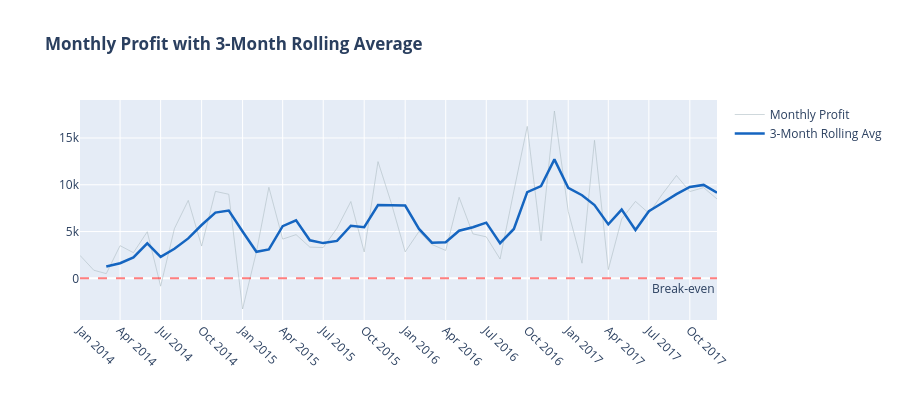

Source (notebook cell):
### Markdown cell above
**Rolling 3-Month Profit Trend**

### Code cell
monthly_ts = df.groupby('YearMonth').agg(
    Revenue=('Sales',  'sum'),
    Profit =('Profit', 'sum')
).reset_index()

monthly_ts['YearMonth_str'] = monthly_ts['YearMonth'].astype(str)
monthly_ts['Rolling Profit'] = monthly_ts['Profit'].rolling(3).mean()

fig_roll = go.Figure()

fig_roll.add_trace(go.Scatter(
    x=monthly_ts['YearMonth_str'], y=monthly_ts['Profit'],
    name='Monthly Profit', mode='lines',
    line=dict(color='#B0BEC5', width=1),
    opacity=0.6
))

fig_roll.add_trace(go.Scatter(
    x=monthly_ts['YearMonth_str'], y=monthly_ts['Rolling Profit'],
    name='3-Month Rolling Avg', mode='lines',
    line=dict(color='#1565C0', width=2.5)
))

fig_roll.add_hline(
    y=0, line_dash='dash',
    line_color='red', opacity=0.5,
    annotation_text='Break-even',
    annotation_position='bottom right'
)

fig_roll.update_layout(
    title     = '<b>Monthly Profit with 3-Month Rolling Average</b>',
    height    = 400,
    hovermode = 'x unified',
    xaxis     = dict(tickangle=45, nticks=20)
)

fig_roll.show()

### Figure 1 — Plotly figure (JSON) as saved in the notebook; plotly's stock layout.template omitted (floating-point values rounded to 4 significant figures)
{"data": [{"line": {"color": "#B0BEC5", "width": 1}, "mode": "lines", "name": "Monthly Profit", "opacity": 0.6, "type": "scatter", "x": ["2014-01", "2014-02", "2014-03", "2014-04", "2014-05", "2014-06", "2014-07", "2014-08", "2014-09", "2014-10", "2014-11", "2014-12", "2015-01", "2015-02", "2015-03", "2015-04", "2015-05", "2015-06", "2015-07", "2015-08", "2015-09", "2015-10", "2015-11", "2015-12", "2016-01", "2016-02", "2016-03", "2016-04", "2016-05", "2016-06", "2016-07", "2016-08", "2016-09", "2016-10", "2016-11", "2016-12", "2017-01", "2017-02", "2017-03", "2017-04", "2017-05", "2017-06", "2017-07", "2017-08", "2017-09", "2017-10", "2017-11", "2017-12"], "y": [2450.0, 862.3, 498.7, 3489.0, 2739.0, 4977.0, -841.5, 5318.0, 8328.0, 3448.0, 9292.0, 8984.0, -3281.0, 2814.0, 9732.0, 4187.0, 4668.0, 3336.0, 3289.0, 5356.0, 8209.0, 2817.0, 12470.0, 8017.0, 2825.0, 5005.0, 3612.0, 2978.0, 8662.0, 4750.0, 4433.0, 2062.0, 9329.0, 16240.0, 4011.0, 17890.0, 7140.0, 1614.0, 14750.0, 933.3, 6343.0, 8223.0, 6953.0, 9041.0, 10990.0, 9275.0, 9690.0, 8483.0]}, {"line": {"color": "#1565C0", "width": 2.5}, "mode": "lines", "name": "3-Month Rolling Avg", "type": "scatter", "x": ["2014-01", "2014-02", "2014-03", "2014-04", "2014-05", "2014-06", "2014-07", "2014-08", "2014-09", "2014-10", "2014-11", "2014-12", "2015-01", "2015-02", "2015-03", "2015-04", "2015-05", "2015-06", "2015-07", "2015-08", "2015-09", "2015-10", "2015-11", "2015-12", "2016-01", "2016-02", "2016-03", "2016-04", "2016-05", "2016-06", "2016-07", "2016-08", "2016-09", "2016-10", "2016-11", "2016-12", "2017-01", "2017-02", "2017-03", "2017-04", "2017-05", "2017-06", "2017-07", "2017-08", "2017-09", "2017-10", "2017-11", "2017-12"], "y": [NaN, NaN, 1270.0, 1617.0, 2242.0, 3735.0, 2291.0, 3151.0, 4268.0, 5698.0, 7023.0, 7241.0, 4998.0, 2839.0, 3088.0, 5578.0, 6196.0, 4064.0, 3764.0, 3993.0, 5618.0, 5461.0, 7834.0, 7770.0, 7772.0, 5282.0, 3814.0, 3865.0, 5084.0, 5463.0, 5948.0, 3748.0, 5275.0, 9211.0, 9861.0, 12710.0, 9679.0, 8880.0, 7835.0, 5766.0, 7343.0, 5166.0, 7173.0, 8072.0, 8995.0, 9769.0, 9986.0, 9150.0]}], "layout": {"annotations": [{"showarrow": false, "text": "Break-even", "x": 1, "xanchor": "right", "xref": "x domain", "y": 0, "yanchor": "top", "yref": "y"}], "height": 400, "hovermode": "x unified", "shapes": [{"line": {"color": "red", "dash": "dash"}, "opacity": 0.5, "type": "line", "x0": 0, "x1": 1, "xref": "x domain", "y0": 0, "y1": 0, "yref": "y"}], "title": {"text": "<b>Monthly Profit with 3-Month Rolling Average</b>"}, "xaxis": {"nticks": 20, "tickangle": 45}}}
